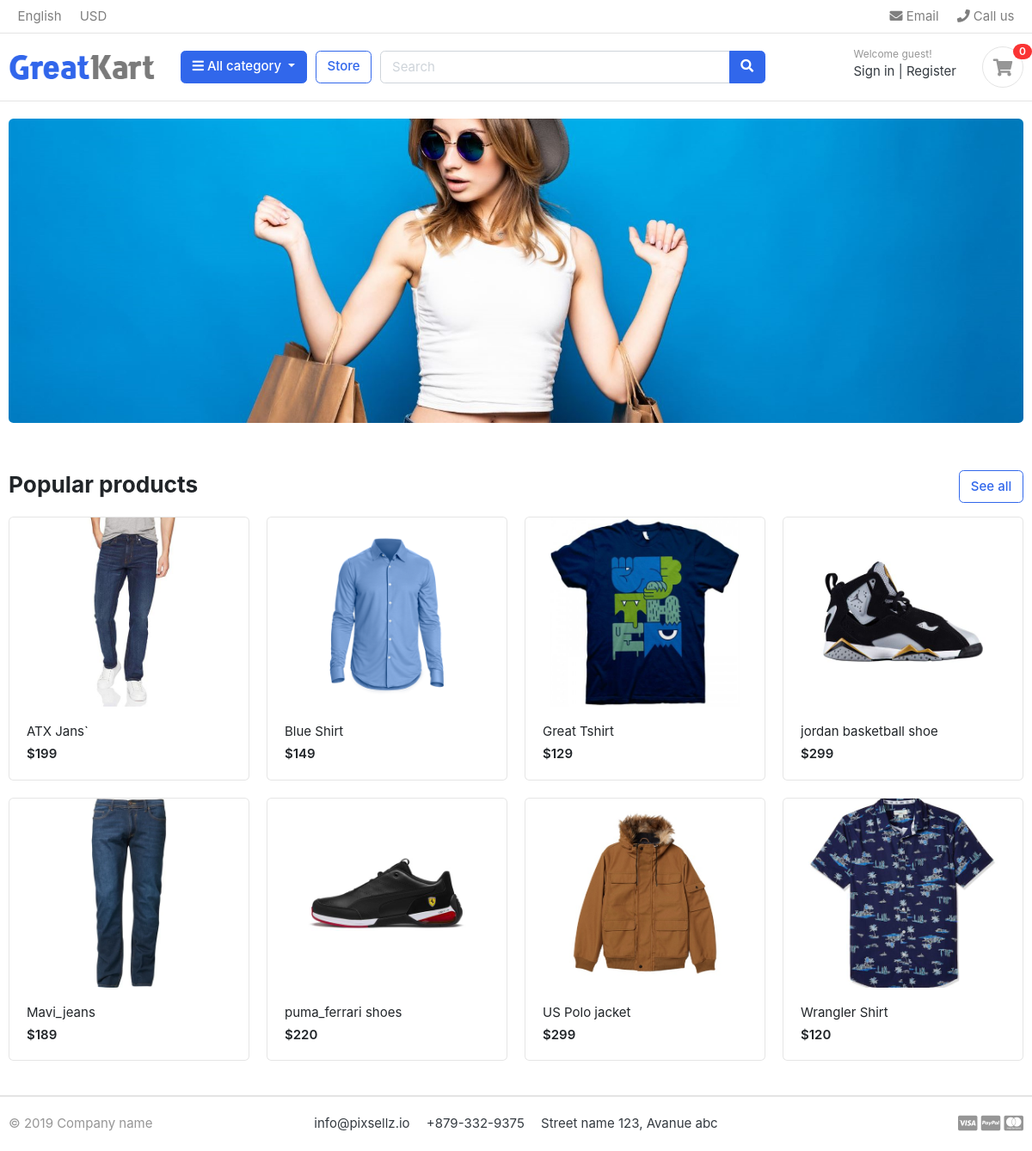
The page / on the database its author committed.
### store/models.py (models this page shows, shortened)
class Product(models.Model):
    product_name   = models.CharField(max_length= 200, unique=True)
    slug           = models.SlugField(max_length=200,unique=True)
    description    = models.TextField(max_length=500 , blank=True)
    price          = models.IntegerField()
    images         = models.ImageField(upload_to= 'photos/products')
    stock          = models.IntegerField()
    is_available   = models.BooleanField(default=True)
    category       = models.ForeignKey(Category ,on_delete=models.CASCADE)
    created_date   = models.DateTimeField(auto_now_add=True)
    modified_date  = models.DateTimeField(auto_now=True)
    def get_url(self):
        return reverse('product_detail',args=[self.category.slug,self.slug])

### GreatKart/views.py (the view)
# urls.py: path('', views.home ,name = 'home'),
def home (request):
    products  = Product.objects.all().filter(is_available=True)
    context = {
        'products':products,
    }
    return render(request , 'home.html',context)

### category/context_processors.py (called while the page is built)
def menu_links(request):
    links=Category.objects.all()
    return dict(links=links)

### category/models.py (called while the page is built)
    def get_url(self):
        return reverse('product_by_category',args=[self.slug])

### templates/home.html
{% extends "base.html" %}
{% load static %}
{% block content%}
<section class="section-intro padding-y-sm">
<div class="container">
<div class="intro-banner-wrap">
	<img src="{% static "images/banners/cover.jpg" %}" class="img-fluid rounded">
</div>
</div>
</section>
<section class="section-name padding-y-sm">
<div class="container">
<header class="section-heading">
	<a href="{% url 'store'%}" class="btn btn-outline-primary float-right">See all</a>
	<h3 class="section-title">Popular products</h3>
</header>
<div class="row">
	{% for product in products %}
	<div class="col-md-3">
		<div class="card card-product-grid">
			<a href="{{product.get_url}}" class="img-wrap"> <img src="{{ product.images.url}}"> </a>
			<figcaption class="info-wrap">
				<a href="{{product.get_url}}" class="title">{{ product.product_name}}</a>
				<div class="price mt-1">${{ product.price}}</div>
			</figcaption>
		</div>
	</div>
	{% endfor %}
</div>
</div>
</section>
</body>
</html>
{% endblock %}

### static/css/ui.css (style rules this page uses)
html { font-family: "Inter", sans-serif; font-size: 15px; }
.img-wrap { text-align: center; display: block; }
.img-wrap img { max-width: 100%; }
.padding-y-sm { padding-top: 20px; padding-bottom: 20px; }
.section-heading { margin-bottom: 20px; margin-top: 15px; }
.section-title { color: #212529; }
[class*=card-product] a.title { color: #212529; display: block; }
[class*=card-product] .img-wrap { overflow: hidden; position: relative; }
[class*=card-product] .img-wrap img { height: 100%; max-width: 100%; width: auto; display: inline-block; -o-object-fit: cover; object-fit: cover; }
.card-product-grid { margin-bottom: 20px; }
.card-product-grid .img-wrap { border-radius: 0.2rem 0.2rem 0 0; height: 220px; }
.card-product-grid .info-wrap { overflow: hidden; padding: 18px 20px; }
.card .img-wrap { overflow: hidden; }
.price { font-weight: 600; color: #212529; }

### rows shown on the page
Product: images (picture), product_name "ATX Jans`", price "199"
Product: images (picture), product_name "Blue Shirt", price "149"
Product: images (picture), product_name "Great Tshirt", price "129"
Product: images (picture), product_name "jordan basketball shoe", price "299"
Product: images (picture), product_name "Mavi_jeans", price "189"
Product: images (picture), product_name "puma_ferrari shoes", price "220"
Product: images (picture), product_name "US Polo jacket", price "299"
Product: images (picture), product_name "Wrangler Shirt", price "120"
